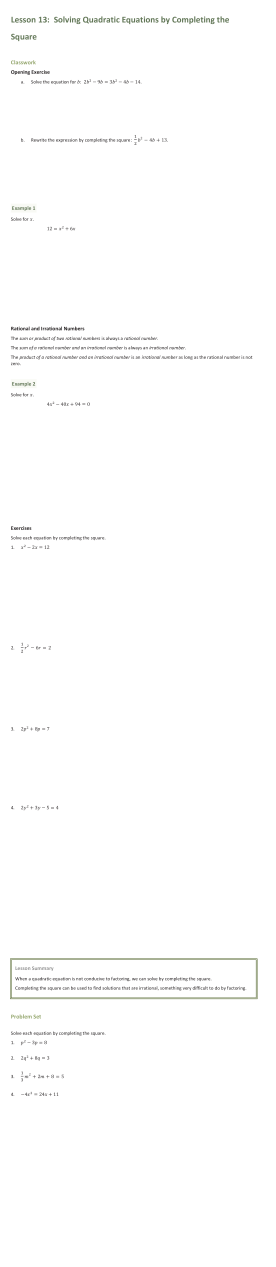
#> input picture python/data/23d0d29406f-108d.png, 826 x 3800 px (shown at 1/3 size)
$ python -i task_level_segment.py   (imports and definitions only)   (older library calls are emulated)
#> lines starting #> are read from the running program, lines starting #| are printed output that depends on the picture; after the words box and inside, x2 and y2 are one past the last pixel; in counts of white or black regions, pixels touching at a corner belong together
#> further down, picture is the input picture: shape (3800, 826, 3); mean B, G, R 253.2, 253.4, 253.3
# coding: utf-8

import cv2
import matplotlib.pyplot as plt
import matplotlib.patches as patches
import numpy as np
from itertools import groupby
from statistics import median

# load image function
# [8 lines left out: function load_image, not called in this run]

# Start Preprocess function?
def preprocess_image(img):
    """
    This function takes a openCV2 object containing the image data.

    The values returned is a openCV2 object containing the
    thresholded image data and grayscale image.
    """

    downsampled = cv2.resize(img, None, fx=0.25, fy=0.25)
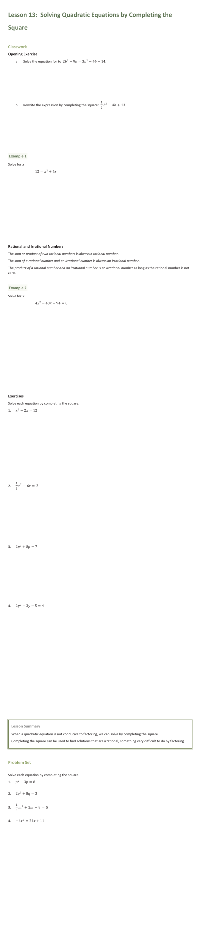
#> downsampled: shape (950, 206, 3); mean B, G, R 253.3, 253.4, 253.4
    gray = cv2.cvtColor(downsampled, cv2.COLOR_BGR2GRAY)
    # set threshholding (what is black/white)?
    kernel = cv2.getStructuringElement(cv2.MORPH_CROSS, (3, 3))
    ext = cv2.erode(gray, kernel, iterations=1)
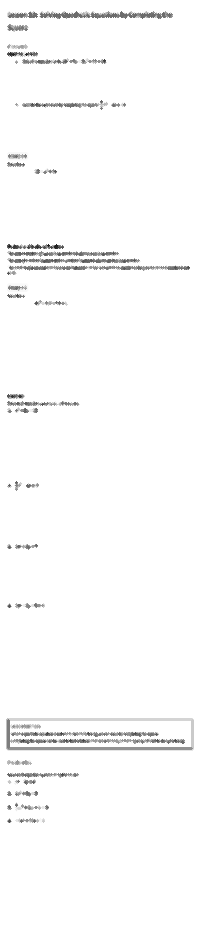
#> ext: shape (950, 206); min 32, max 255, mean 250.7
    thresh = cv2.adaptiveThreshold(ext, 1, cv2.ADAPTIVE_THRESH_MEAN_C, cv2.THRESH_BINARY, 5, 10)
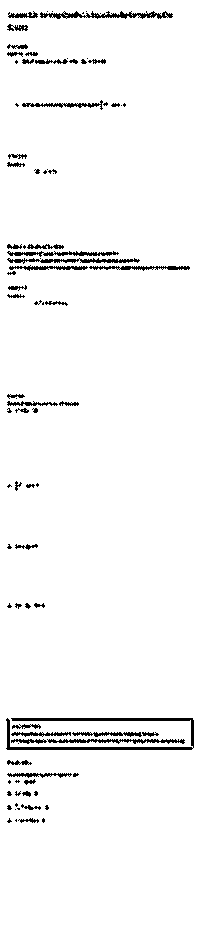
#> thresh: shape (950, 206); values 0 (black) and 1 (white), 96.6% white; black in thin lines or dots, all inside (x1, y1, x2, y2) = (6, 11, 194, 823)
    return gray, thresh

# [200 lines left out: functions segment_image, segment_subimages, calc_bounds, cut_image, plot_segmented_image, y_wspace and 1 more, not called in this run]


# [2 lines not run here, left out]

>>> import cv2
>>> picture = cv2.imread('../data/23d0d29406f-108d.png')
>>> result = preprocess_image(picture)

$ run again, on python/data/foo.png
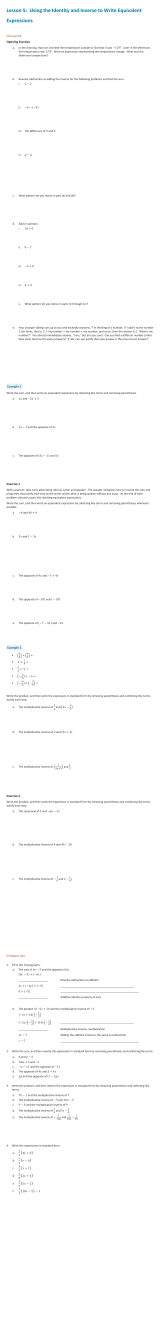
#> input picture python/data/foo.png, 826 x 6650 px (shown at 1/5 size)
#> picture is the input picture: shape (6650, 826, 3); mean B, G, R 252.6, 252.6, 252.5
#> in preprocess_image, `ext = cv2.erode(gray, kernel, iterations=1)`:
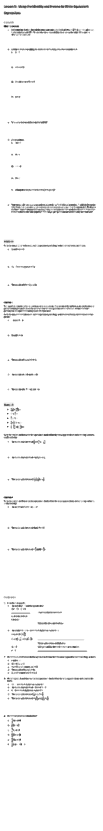
#> ext: shape (1662, 206) (shown at 1/2 size); min 32, max 255, mean 248.5
#> in preprocess_image, `thresh = cv2.adaptiveThreshold(ext, 1, cv2.ADAPTIVE_THRESH_MEAN_C, cv2..`:
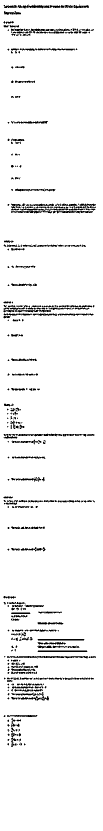
#> thresh: shape (1662, 206) (shown at 1/2 size); values 0 (black) and 1 (white), 95.1% white; black in thin lines or dots, all inside (x1, y1, x2, y2) = (7, 9, 192, 1494)
